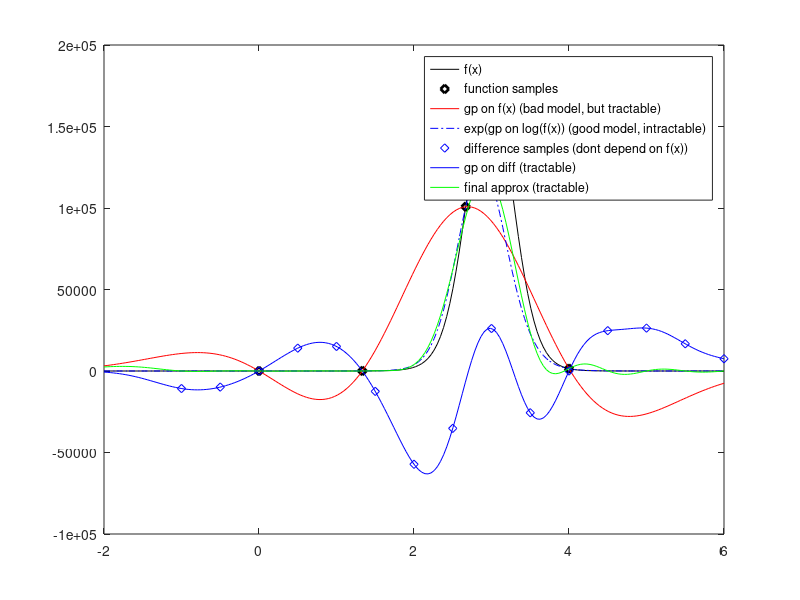

This chart was generated by the following MATLAB code:
% Bare-bones Demo of Bayesian Quadrature with Log-GPs
%
% Written to help understand Mike Osborne's AISTATS paper.
%
% Takes a function that's better modeled in the log-domain and tries to
% integrate under it.
%
% David Duvenaud
% Jan 2012
% ===========================


% Define a likelihood function (one that is well-modeled by a gp on the log).
loglikelihood = @(x)(normpdf(x,1,1).*2+normpdf(x,3,1).*30);
likelihood = @(x)exp(loglikelihood(x));

% Plot likelihood.
N = 200;
xrange = linspace( -2, 6, N )';
figure(11);
like_handle = plot( xrange, likelihood(xrange), 'k'); hold on; % pause;

% Choose function sample points.
n_f_samples = 4;
function_sample_points = linspace( 0, 4, n_f_samples);

% Evaluate likelihood and log-likelood at sample points.
y = likelihood(function_sample_points)';
logy = loglikelihood(function_sample_points)';
sp_handle = plot( function_sample_points, y, 'kd', 'LineWidth', 2); hold on;
%pause;


% Model likelihood with a GP.
% =================================

% Define quadrature hypers.
quad_length_scale = 1;
quad_kernel = @(x,y)exp( - 0.5 * ( ( x - y ) .^ 2 ) ./ quad_length_scale );
quad_noise = 1e-6;

% Perform GP inference to get posterior mean function.
K = bsxfun(quad_kernel, function_sample_points', function_sample_points ); % Fill in gram matrix
C = inv( K + quad_noise^2 .* diag(N) ); % Compute inverse covariance
weights = C * y;  % Now compute kernel function weights.
posterior = @(x)(bsxfun(quad_kernel, function_sample_points, x) * weights); % Construct posterior function.

% Plot likelihood-GP posterior.
gpf_handle = plot( xrange, posterior(xrange), 'r'); hold on;
bad_gp_estimate = mean(posterior(xrange))
%pause;


% Model log-likelihood with a GP
% =================================
quad_log_length_scale = 1;
quad_log_kernel = @(x,y)exp( - 0.5 * (( x - y ) .^ 2 ) ./ quad_log_length_scale );
quad_log_noise = 1e-6;

K = bsxfun(quad_log_kernel, function_sample_points', function_sample_points ); % Fill in gram matrix
C = inv( K + quad_log_noise^2 .* diag(N) ); % Compute inverse covariance
weights = C * logy;  % Now compute kernel function weights.
log_posterior = @(x)(bsxfun(quad_log_kernel, function_sample_points, x) * weights); % Construct posterior function.
log_posterior_variance = @(x)(bsxfun(quad_log_kernel, x, x) - diag((bsxfun(quad_log_kernel, x, function_sample_points) * C) * bsxfun(quad_log_kernel, function_sample_points, x)'));

%exp_log_posterior = @(x)(exp(log_posterior(x))); % Construct posterior function.
exp_log_posterior = @(x)(exp(log_posterior(x) + 0.5.*log_posterior_variance(x))); % Construct posterior function, taking into account variance.

% Plot exp(likelihood-GP posterior).
exp_gpl_handle = plot( xrange, exp(log_posterior(xrange)), 'b-.'); hold on;
true_integral_of_log_gp = mean(exp(log_posterior(xrange)))
%pause;


% Without looking at the function again, model the difference between
% likelihood-GP posterior and exp(log-likelihood-GP posterior).
% =====================================================================

quad_diff_length_scale = .2;
quad_diff_kernel = @(x,y)exp( - 0.5 * (( x - y ) .^ 2 ) ./ quad_diff_length_scale );
quad_diff_noise = 1e-6;

% Choose surrogate function sample points.
n_diff_samples = 15;
diff_sample_points = linspace( -1, 6, n_diff_samples);
diff_values = exp_log_posterior(diff_sample_points') - posterior(diff_sample_points');
diff_points_handle = plot( diff_sample_points, diff_values, 'bd'); hold on;

K = bsxfun(quad_diff_kernel, diff_sample_points', diff_sample_points ); % Fill in gram matrix
C = inv( K + quad_diff_noise^2 .* diag(N) ); % Compute inverse covariance
weights = C * diff_values;  % Now compute kernel function weights.
diff_posterior = @(x)(bsxfun(quad_diff_kernel, diff_sample_points, x) * weights); % Construct posterior function.

% Plot difference.
diff_handle = plot( xrange, diff_posterior(xrange), 'b-'); hold on;
%pause;

% Final approximation is GP posterior plus exp(LGP posterior).
% ==============================================================
final = @(x)(posterior(x) + diff_posterior(x));
final_handle = plot( xrange, final(xrange), 'g-'); hold on;
better_gp_estimate = mean(final(xrange))

legend( [like_handle, sp_handle, gpf_handle, exp_gpl_handle, diff_points_handle, diff_handle, final_handle], ...
        { 'f(x)', 'function samples', 'gp on f(x) (bad model, but tractable)', 'exp(gp on log(f(x)) (good model, intractable)', 'difference samples (dont depend on f(x))', 'gp on diff (tractable)', 'final approx (tractable)' } );
